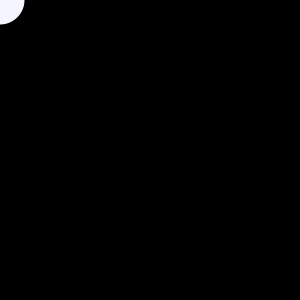
Frame 1 (no input)
Frame 60 (the mouse pressed at the canvas centre just before this capture): identical to frame 1, image omitted
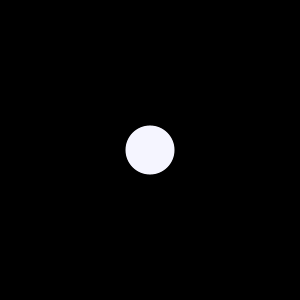
Frame 120 (the mouse held since frame 60 and released just before this capture)

The Processing sketch that drew these frames (run headless with seeded random() and noise(); from frame 60 on, the mouse is pressed at the canvas centre):

// Processing sketch: mosue_array
// ── mosue_array.pde
float []x = new float[50];
float []y = new float[50];
float []s = new float[50];
void setup()
{
  size(300,300);
}

void draw()
{
  background(0);
  
  

    for(int j = 0 ;j<x.length-1;j++)
    {
      x[j] = x[j+1];
      y[j] = y[j+1];
    }
    x[x.length-1]=mouseX;
    y[y.length-1]=mouseY;
      for(int k = 0 ; k <x.length ;k++)
      {
        noStroke();
        fill(k*5,k*5,k*15);
        ellipse(x[k],y[k],k,k);
      }
    
   
  }
